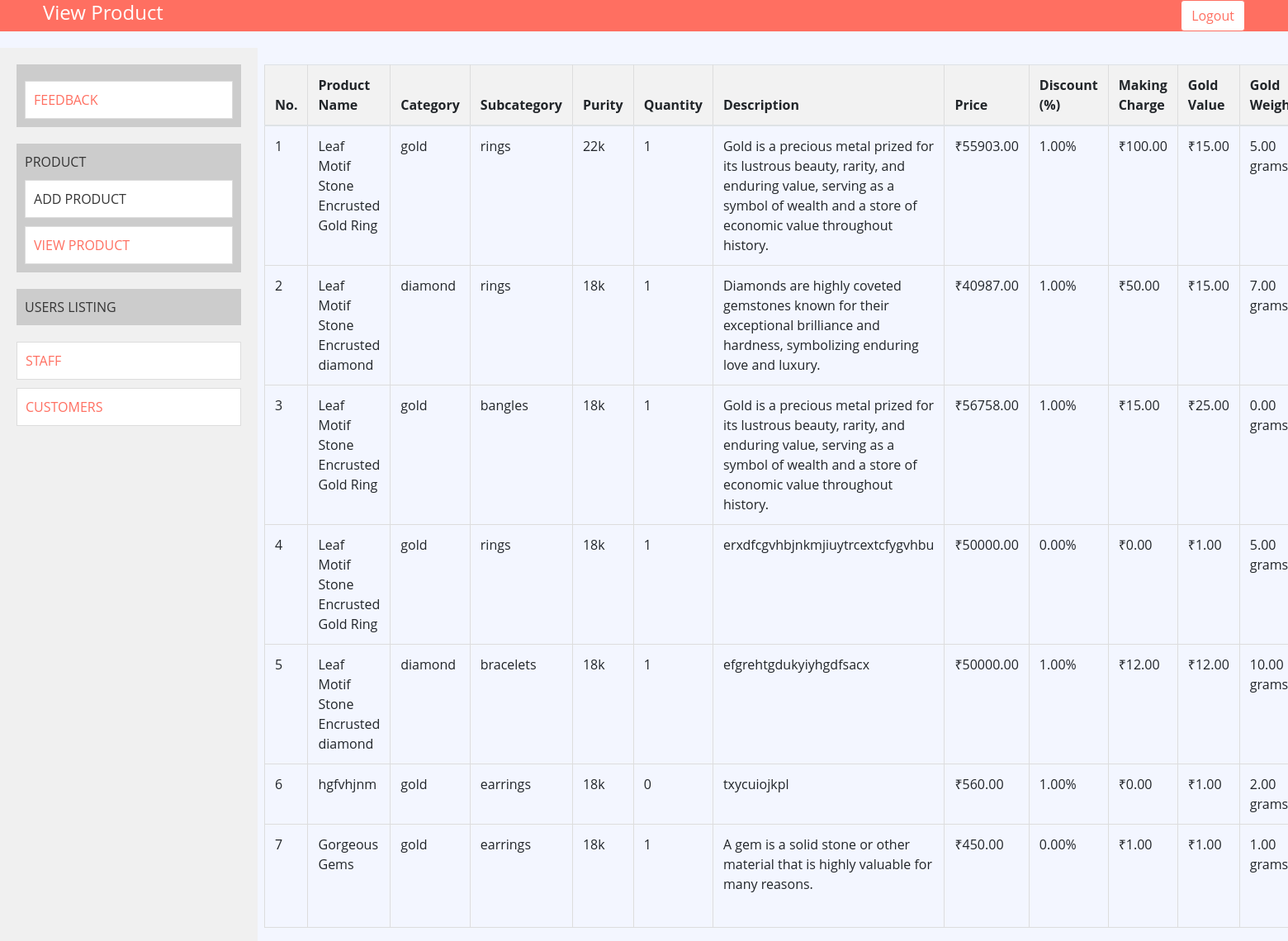
/viewproduct/, run on the app's committed database.
### userapp/models.py (models this page shows, shortened)
class Product(models.Model):
    product_id = models.AutoField(primary_key=True)
    product_name = models.CharField(max_length=255)
    category = models.CharField(max_length=100)
    subcategory = models.CharField(max_length=100)
    purity_of_gold = models.CharField(max_length=10, default='18k')
    quantity = models.IntegerField(default=1)
    description = models.TextField()
    status = models.CharField(max_length=20, choices=(("active", "Active"), ("inactive", "Inactive")))
    product_image = models.ImageField(upload_to='product_images/')
    price = models.DecimalField(max_digits=10, decimal_places=2)
    discount = models.DecimalField(max_digits=5, decimal_places=2, default=0)
    making_charge = models.DecimalField(max_digits=10, decimal_places=2, default=0)
    gold_value = models.DecimalField(max_digits=10, decimal_places=2, default=0)
    stone_cost = models.DecimalField(max_digits=10, decimal_places=2, default=0)
    gst_rate = models.DecimalField(max_digits=5, decimal_places=2, default=0)
    sale_price = models.DecimalField(max_digits=10, decimal_places=2, blank=True, null=True)
    gold_weight = models.DecimalField(max_digits=10, decimal_places=2, default=0) # New field for gold weight

### userapp/views.py (the view)
# urls.py: path('viewproduct/', views.view_product, name='viewproduct'),
def view_product(request):
    products = Product.objects.all()  # Retrieve all products from the database
    return render(request, 'viewproduct.html', {'products': products})

### template/viewproduct.html (shortened to what this page needs)
{% load static %}
<!DOCTYPE html>
<html lang="en">
<head>
    <link href="https://stackpath.bootstrapcdn.com/bootstrap/4.4.1/css/bootstrap.min.css" rel="stylesheet">
    <link href="https://cdnjs.cloudflare.com/ajax/libs/font-awesome/5.10.0/css/all.min.css" rel="stylesheet">
    <link href="{% static 'lib/slick/slick.css' %}" rel="stylesheet">
    <link href="{% static 'lib/slick/slick-theme.css' %}" rel="stylesheet">
    <link href="{% static 'css/style.css' %}" rel="stylesheet">
</head>
<div class="nav">
    <div class="container-fluid">
        <nav class="navbar navbar-expand-md bg-dark navbar-dark">
            <h4 class="view-product-heading">View Product</h4>
            <div class="collapse navbar-collapse justify-content-between" id="navbarCollapse">
                <div class="navbar-nav ml-auto">
                    <a href="" class="nav-item nav-link" style="color: white;"></a>
                                <a href="{% url 'logout' %}" class="btn btn-primary">Logout</a>
                            </div>
                    </div>
                </div>
            </div>
<div class="clearfix">
    <div class="sidebar">
        <div class="sidebar-item">
            <div class="account-box">
                <a href="{% url 'feedback_list' %}" class="content-item">FEEDBACK</a>
            </div>
        </div>
        <div class="sidebar-item">
            PRODUCT
            <div class="account-box">
                <div class="content-item" onclick="loadAddProductForm()">ADD PRODUCT</div>
            </div>
            <div class="account-box">
                <a class="content-item" href="{% url 'viewproduct' %}">VIEW PRODUCT</a>
            </div>
        </div>
        <div class="sidebar-item">USERS LISTING</div>
        <div class="account-box">
            <a class="content-item" href="{% url 'staff_list' %}">STAFF</a>
        </div>
        <div class="account-box">
            <a class="content-item" href="{% url 'customer_list' %}">CUSTOMERS</a>
        </div>
    </div>
    <div class="content">
        <div class="table-container">
            <table class="table">
                <thead>
                <tr>
                    <th>No.</th>
                    <th>Product Name</th>
                    <th>Category</th>
                    <th>Subcategory</th>
                    <th>Purity</th>
                    <th>Quantity</th>
                    <th>Description</th>
                    <th>Price</th>
                    <th>Discount (%)</th>
                    <th>Making Charge</th>
                    <th>Gold Value</th>
                    <th>Gold Weight</th>
                </tr>
                </thead>
                <tbody>
                {% for product in products %}
                    <tr>
                        <td>{{ forloop.counter }}</td>
                        <td>{{ product.product_name }}</td>
                        <td>{{ product.category }}</td>
                        <td>{{ product.subcategory }}</td>
                        <td>{{ product.purity_of_gold }}</td>
                        <td>{{ product.quantity }}</td>
                        <td>{{ product.description }}</td>
                        <td>₹{{ product.price }}</td>
                        <td>{{ product.discount }}%</td>
                        <td>₹{{ product.making_charge }}</td>
                        <td>₹{{ product.gold_value }}</td>
                        <td>{{ product.gold_weight }} grams</td>
                    </tr>
                {% endfor %}
                </tbody>
            </table>
        </div>
    </div>
</div>
</body>
</html>

### static/css/style.css (style rules this page uses)
a { color: #FF6F61; }
@media (min-width: 992px) { .container-fluid { padding-right: 60px; padding-left: 60px; } }
.btn { color: #FF6F61; background: #ffffff; border: 1px solid #FF6F61; }
.nav { position: relative; }
@media (min-width: 992px) { .nav .container-fluid { padding-left: 52px; padding-right: 52px; } }
.nav .navbar { height: 100%; padding: 0; }
@media (min-width: 768px) { .nav, .nav .navbar { background: #FF6F61 !important; } }
@media (min-width: 768px) { .nav .navbar-dark a.nav-link { color: #ffffff; font-size: 14px; text-transform: uppercase; } }

### template/viewproduct.html (style rules this page uses)
table { width: 100%; border-collapse: collapse; margin-bottom: 20px; }
th { padding: 10px; text-align: left; }
td { padding: 10px; text-align: left; }
th:nth-child(1), td:nth-child(1) { width: 5%; }
th:nth-child(2), td:nth-child(2) { width: 15%; }
th:nth-child(3), td:nth-child(3) { width: 10%; }
th, td { border: 1px solid #dddddd; text-align: left; padding: 8px; }
th { background-color: #f2f2f2; }
.sidebar { width: 20%; background-color: #f0f0f0; padding: 20px; position: fixed; height: 100%; overflow: auto; }
.sidebar-item { margin-bottom: 20px; padding: 10px; background-color: #ccc; cursor: pointer; transition: background-color 0.3s ease; }
.account-box { background-color: #fff; border: 1px solid #ddd; padding: 10px; margin-top: 10px; }
.content { margin: 20px 20px 20px 0; padding: 20px; }
.clearfix:after { content: ""; display: table; clear: both; }
.table-container { width: 80%; float: right; }
.nav { width: 100%; }
h4.view-product-heading { color: white; }

### data on the page
Product: product_name "Leaf Motif Stone Encrusted Gold Ring", category "gold", subcategory "rings", purity_of_gold "22k", quantity "1", description "Gold is a precious metal prized for its lustrous beauty, rarity, and enduring value, serving as a symbol of wealth and a store of economic value throughout history.", price "55903.00", discount "1.00", making_charge "100.00", gold_value "15.00", gold_weight "5.00"
Product: product_name "Leaf Motif Stone Encrusted diamond", category "diamond", subcategory "rings", purity_of_gold "18k", quantity "1", description "Diamonds are highly coveted gemstones known for their exceptional brilliance and hardness, symbolizing enduring love and luxury.", price "40987.00", discount "1.00", making_charge "50.00", gold_value "15.00", gold_weight "7.00"
Product: product_name "Leaf Motif Stone Encrusted Gold Ring", category "gold", subcategory "bangles", purity_of_gold "18k", quantity "1", description "Gold is a precious metal prized for its lustrous beauty, rarity, and enduring value, serving as a symbol of wealth and a store of economic value throughout history.", price "56758.00", discount "1.00", making_charge "15.00", gold_value "25.00", gold_weight "0.00"
Product: product_name "Leaf Motif Stone Encrusted Gold Ring", category "gold", subcategory "rings", purity_of_gold "18k", quantity "1", description "erxdfcgvhbjnkmjiuytrcextcfygvhbu", price "50000.00", discount "0.00", making_charge "0.00", gold_value "1.00", gold_weight "5.00"
Product: product_name "Leaf Motif Stone Encrusted diamond", category "diamond", subcategory "bracelets", purity_of_gold "18k", quantity "1", description "efgrehtgdukyiyhgdfsacx", price "50000.00", discount "1.00", making_charge "12.00", gold_value "12.00", gold_weight "10.00"
Product: product_name "hgfvhjnm", category "gold", subcategory "earrings", purity_of_gold "18k", quantity "0", description "txycuiojkpl", price "560.00", discount "1.00", making_charge "0.00", gold_value "1.00", gold_weight "2.00"
Product: product_name "Gorgeous Gems", category "gold", subcategory "earrings", purity_of_gold "18k", quantity "1", description "A gem is a solid stone or other material that is highly valuable for many reasons.", price "450.00", discount "0.00", making_charge "1.00", gold_value "1.00", gold_weight "1.00"
